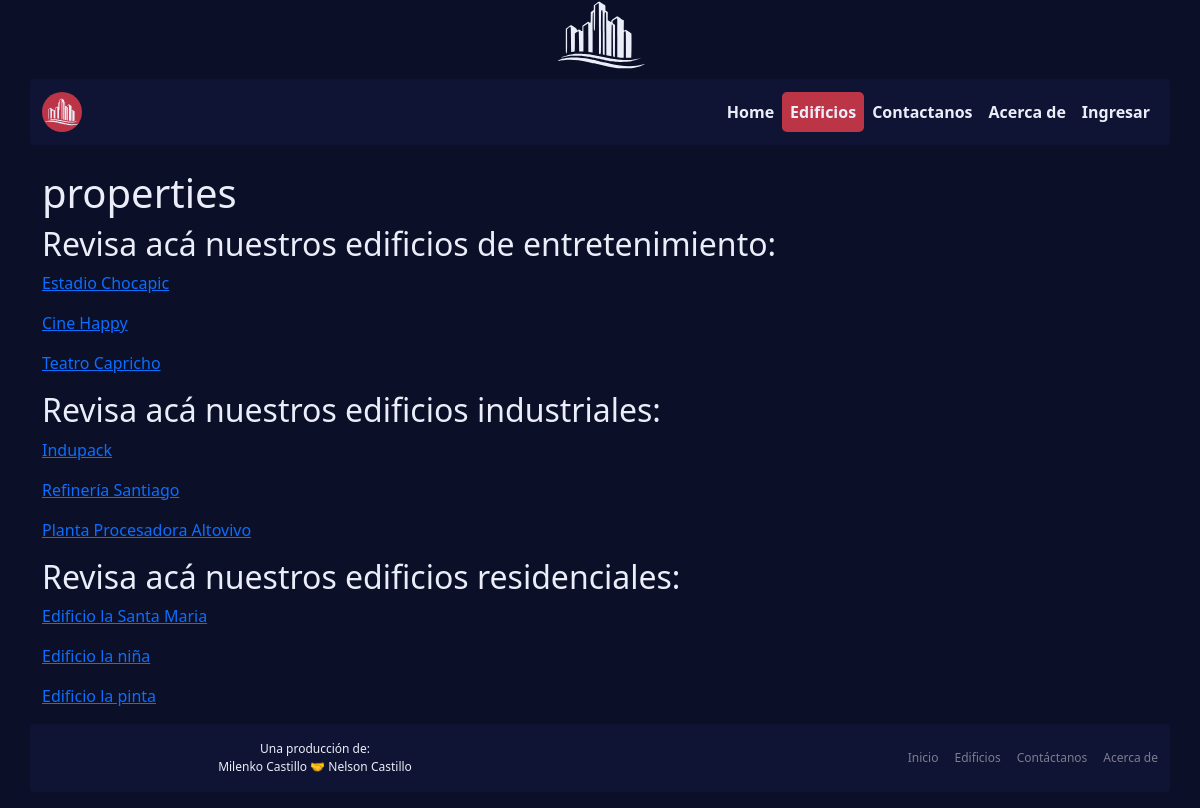
Screenshot of /edificios/ with the database file from the repository.
### edificio/models.py (models this page shows)
class Property(models.Model):
    name = models.CharField(max_length=200)
    pub_date = models.DateTimeField("date published", auto_now_add=True, blank=True)
    price = models.DecimalField(max_digits=15, decimal_places=5)
    location = models.CharField(max_length=200)
    description = models.CharField(max_length=500)
    floors = models.PositiveSmallIntegerField()

class EntertainmentProperty(Property):
    type = models.CharField(max_length=50, default='entertainment')
    capacity = models.PositiveSmallIntegerField()

class Property(models.Model):
    name = models.CharField(max_length=200)
    pub_date = models.DateTimeField("date published", auto_now_add=True, blank=True)
    price = models.DecimalField(max_digits=15, decimal_places=5)
    location = models.CharField(max_length=200)
    description = models.CharField(max_length=500)
    floors = models.PositiveSmallIntegerField()

class IndustrialProperty(Property):
    type = models.CharField(max_length=50, default='industrial')
    industry = models.CharField(max_length=50)

class ResidentialProperty(Property):
    type = models.CharField(max_length=50, default='residential')
    total_rooms = models.PositiveSmallIntegerField()

### edificio/views.py (the view)
# urls.py: path("edificios/", edificio_views.edificio, name="properties"),
def edificio(request):
    EntProps = EntertainmentProperty.objects.all()
    IndProps = IndustrialProperty.objects.all()
    ResProps = ResidentialProperty.objects.all()
    context = {'EntProps': EntProps, 'IndProps': IndProps, 'ResProps': ResProps}
    return render(request, 'properties.html', context)

### venta/templates/properties.html
{% extends './base.html' %}
{% load static %}
{% block content %}
<h1>properties</h1>
<h2>Revisa acá nuestros edificios de entretenimiento:</h2>
{% for entprop in EntProps %}
<p><a href="/edificios/entretenimiento/{{entprop.id}}">{{ entprop.name }}</a></p>
{% endfor %}
<h2>Revisa acá nuestros edificios industriales:</h2>
{% for indprop in IndProps %}
<p><a href="/edificios/industrial/{{indprop.id}}">{{ indprop.name }}</a></p>
{% endfor %}
<h2>Revisa acá nuestros edificios residenciales:</h2>
{% for resprop in ResProps %}
<p><a href="/edificios/residencial/{{resprop.id}}">{{ resprop.name }}</a></p>
{% endfor %}
{% endblock %}

### venta/static/css/style.css (style rules this page uses)
:root { --text: #ebedf9; --secondary-text: #7d7d8d; --background: #0b0f28; --secondary-background: #0f1434; --tertiary-background: hsla(231, 54%, 95%, 0.1); --primary-button: #bb3547; --accent: #296b1e; }
body { color: var(--text); background-color: var(--background); }

### rows the page displays
EntertainmentProperty: name "Estadio Chocapic"
EntertainmentProperty: name "Cine Happy"
EntertainmentProperty: name "Teatro Capricho"
IndustrialProperty: name "Indupack"
IndustrialProperty: name "Refinería Santiago"
IndustrialProperty: name "Planta Procesadora Altovivo"
ResidentialProperty: name "Edificio la Santa Maria"
ResidentialProperty: name "Edificio la niña"
ResidentialProperty: name "Edificio la pinta"
